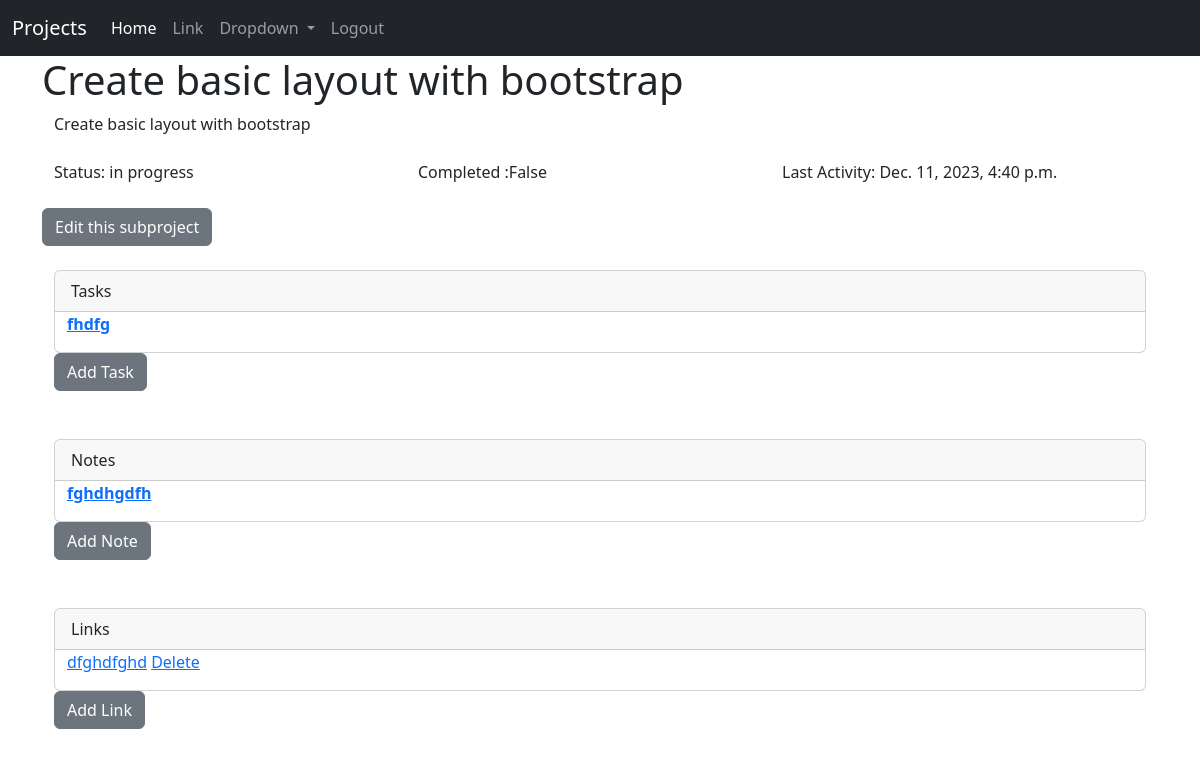
The app's page /sub/view_sub/2 (signed in) with its own data.
### base/models.py (models this page shows, shortened)
class project(models.Model):
    id = models.IntegerField(primary_key=True)
    created_at = models.DateTimeField(auto_now_add=True)
    parent = models.IntegerField(default=0) # 0 = parent project, else it is a subproject with a parent of parent number
    name = models.CharField(max_length=64)
    type = models.ForeignKey(type, on_delete=models.CASCADE)
    description = models.TextField()
    status = models.ForeignKey(status, on_delete=models.CASCADE)
    completed = models.BooleanField()
    archived = models.BooleanField()
    lastActivity = models.DateTimeField()

class status(models.Model):
    id = models.IntegerField(primary_key=True)
    status = models.CharField(max_length=64)
    def __str__(self):
        return self.status

class task(models.Model):
    id = models.IntegerField(primary_key=True)
    ref = models.ForeignKey(project, on_delete=models.CASCADE)
    title = models.CharField(max_length=64)
    task = models.TextField()
    order = models.IntegerField(unique=True)
    status = models.ForeignKey(status, on_delete=models.CASCADE)
    class Meta:
        get_latest_by = 'order'

class note(models.Model):
    id = models.IntegerField(primary_key=True)
    ref = models.ForeignKey(project, on_delete=models.CASCADE)
    title = models.CharField(max_length=64)
    text = models.TextField()

class link(models.Model):
    id = models.IntegerField(primary_key=True)
    ref = models.ForeignKey(project, on_delete=models.CASCADE)
    title = models.CharField(max_length=64)
    url = models.CharField(max_length=64)

### sub/views.py (the view)
# urls.py: path("view_sub/<int:pk>", sub.views.view_sub, name = 'view_sub'),
def view_sub(request, pk):
    if request.user.is_authenticated:
        subproject = project.objects.get(pk=pk)
        notes = note.objects.filter(ref=pk)
        tasks = task.objects.filter(ref=pk)
        links = link.objects.filter(ref=pk)
        return render(request, 'view_subproject.html', {'sub': subproject, 'notes':notes, 'tasks':tasks, 'links':links })
    else:
        return redirect('home')

### sub/templates/view_subproject.html
{% extends 'base.html' %}
{% block content %}
{% if sub %}
<h1>{{ sub.name }}</h1>
    <div class="container">
        <div class="row">
          <div class="col">
            <p>
            {{ sub.description }}
            </p>
          </div>
          <br><br>
          <div class="row">
            <div class="col">
                Status: {{ sub.status }}
            </div>
            <div class="col">
                 Completed :{{ sub.completed }}
            </div>
            <div class="col">
                Last Activity: {{ sub.lastActivity }}
            </div>
          </div>
        </div>
    </div>
<br>
<a href="{% url 'edit_sub' pk=sub.id %}" class="btn btn-secondary">Edit this subproject</a>
<br><br>
<div class="container" width="%100">
    {% if tasks %}
    <div class="card" >
      <div class="card-header">
        Tasks
        </div>
        {% for task in tasks %}
        <div class="container">
            <p>
              <a href="{% url 'display_task' req_task=task.id %}">
            <strong>{{ task.title }}</strong></a>
            <br>
        </p>
        </div>
        {% endfor %}
        </div>
    {% else %}
    <p>No tasks to show</p>
    {% endif %}
    <a href="{% url 'add_task' parent=sub.id %}" class="btn btn-secondary">Add Task</a>
</div>
<br><br>
<div class="container" width="%100">
{% if notes %}
  <div class="card" >
      <div class="card-header">
        Notes
        </div>
        {% for note in notes %}
        <div class="container">
            <p>
              <a href="{% url 'display_note' req_note=note.id %}">
             <strong> {{ note.title }}</strong>  </a>
            </p>
        </div>
        {% endfor %}
    </div>
    {% else %}
        This project has no notes
    {% endif %}
    <a href="{% url 'add_note' parent=project.id %}" class="btn btn-secondary">Add Note</a>
  </div>
<br><br>
  <div class="container">
{% if links %}
<div class="card" >
<div class="card-header">
  Links
  </div>
{% for link in links %}
  <div class="container">
    <p>
      <a href="{{ link.url }}" target = "_blank" rel="noopener noreferrer" >{{ link.title }}</a> <a href="{% url 'delete_link' link_id=link.id %}"> Delete</a>
    </p>
  </div>
{% endfor %}
</div>
{% else %}
<p>This project has no links</p>
{% endif %}
<a href="{% url 'add_link' parent=sub.id %}" class="btn btn-secondary" width="20">Add Link</a>
</div>
{% endif %}
{% endblock %}

### records on screen
project: name "Create basic layout with bootstrap", description "Create basic layout with bootstrap", status "in progress", completed "False", lastActivity "Dec. 11, 2023, 4:40 p.m."
task: title "fhdfg"
note: title "fghdhgdfh"
link: title "dfghdfghd"
